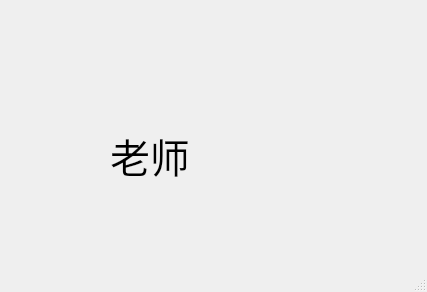
<?xml version="1.0" encoding="UTF-8"?>
<ui version="4.0">
 <class>TeacherMainWindow</class>
 <widget class="QMainWindow" name="TeacherMainWindow">
  <property name="geometry">
   <rect>
    <x>0</x>
    <y>0</y>
    <width>427</width>
    <height>292</height>
   </rect>
  </property>
  <property name="windowTitle">
   <string>MainWindow</string>
  </property>
  <widget class="QWidget" name="centralwidget">
   <widget class="QLabel" name="label">
    <property name="geometry">
     <rect>
      <x>110</x>
      <y>100</y>
      <width>161</width>
      <height>111</height>
     </rect>
    </property>
    <property name="font">
     <font>
      <pointsize>30</pointsize>
     </font>
    </property>
    <property name="text">
     <string>老师</string>
    </property>
   </widget>
  </widget>
  <widget class="QStatusBar" name="statusbar"/>
 </widget>
 <resources/>
 <connections/>
</ui>
